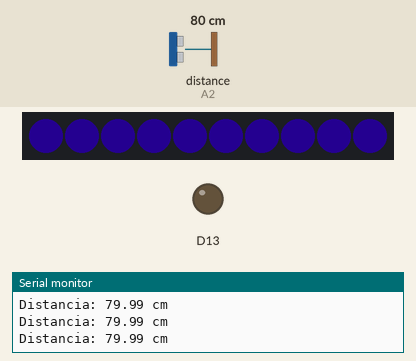
Recording of a sketch running on a simulated Adafruit Circuit Playground Express. Parts: 10 RGB LEDs in strip order, left to right, output pins drawn as LEDs (lit = HIGH), the last lines printed to the serial monitor. Wiring (inferred from the names in the program): ultrasonic range finder: trigger A1; echo A2. Inputs (shaded band) come from the test bench; at power-on: distance to the obstacle (sensor on A2) 80 cm. The echo pulse lasts 58.3 µs per cm; dim RGB values are drawn brighter than linear; pins used as bus, display or sensor lines are not drawn.

Above: at 1.2 s.
1.3 s: distance to the obstacle (sensor on A2) set to 2 cm
At 1.6 s:
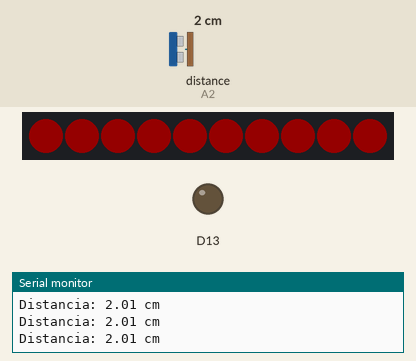
2.8 s: distance to the obstacle (sensor on A2) set to 35 cm
4.3 s: distance to the obstacle (sensor on A2) set to 60 cm
At 4.7 s:
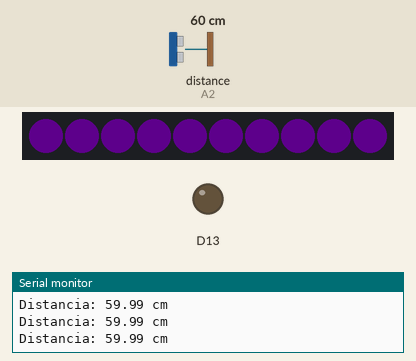
5.8 s: distance to the obstacle (sensor on A2) set to 4 cm
At 7.3 s:
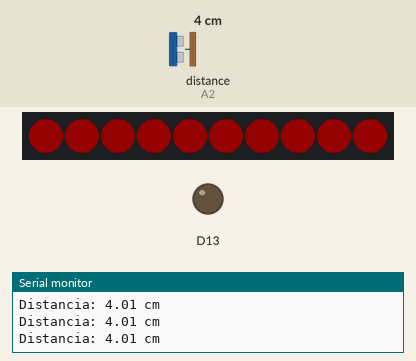
Timing chart, 0 to 8.3 s (numbered marks = the images above; inputs shaded):
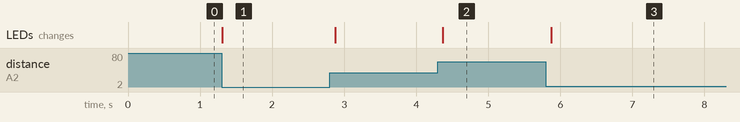

Measured:
- after the input at 1.3 s, the LEDs: change at once (image 1)
- after the input at 4.3 s, the LEDs: change after 0.07 s (image 2)
- after the input at 5.8 s, the LEDs: change after 0.07 s (image 3)

The sketch:

sensorUltrasonicoArduinoContinuo.ino
```cpp
#include <Adafruit_CircuitPlayground.h>

const int trigPin = A1;
const int echoPin = A2;

void setup() {
  Serial.begin(9600);
  CircuitPlayground.begin();
  pinMode(trigPin, OUTPUT);
  pinMode(echoPin, INPUT);
}

void loop() {
  // Generar pulso de activación para el HC-SR04
  digitalWrite(trigPin, LOW);
  delayMicroseconds(2);
  digitalWrite(trigPin, HIGH);
  delayMicroseconds(10);
  digitalWrite(trigPin, LOW);

  // Leer el tiempo de duración del pulso de eco
  long duration = pulseIn(echoPin, HIGH);

  // Convertir duración en distancia
  float distance = (duration * 0.0343) / 2;

  // Mostrar la distancia en el monitor serial
  Serial.print("Distancia: ");
  Serial.print(distance);
  Serial.println(" cm");

  // Normalizar la distancia para obtener un valor entre 0 y 255
  int colorValue = map(distance, 0, 100, 0, 255);

  // Calcular los valores de color para el gradiente de rojo a violeta
  int red = max(255 - colorValue, 0);       // Disminuye de 255 a 0
  int blue = min(colorValue, 255);          // Aumenta de 0 a 255
  int green = 0;                            // Verde permanece en 0 para un efecto de gradiente limpio

  // Aplicar el color calculado a todos los NeoPixels
  for (int i = 0; i < 10; i++) {
    CircuitPlayground.setPixelColor(i, red, green, blue);
  }

  delay(100); // Pequeña pausa para estabilidad
}
```
